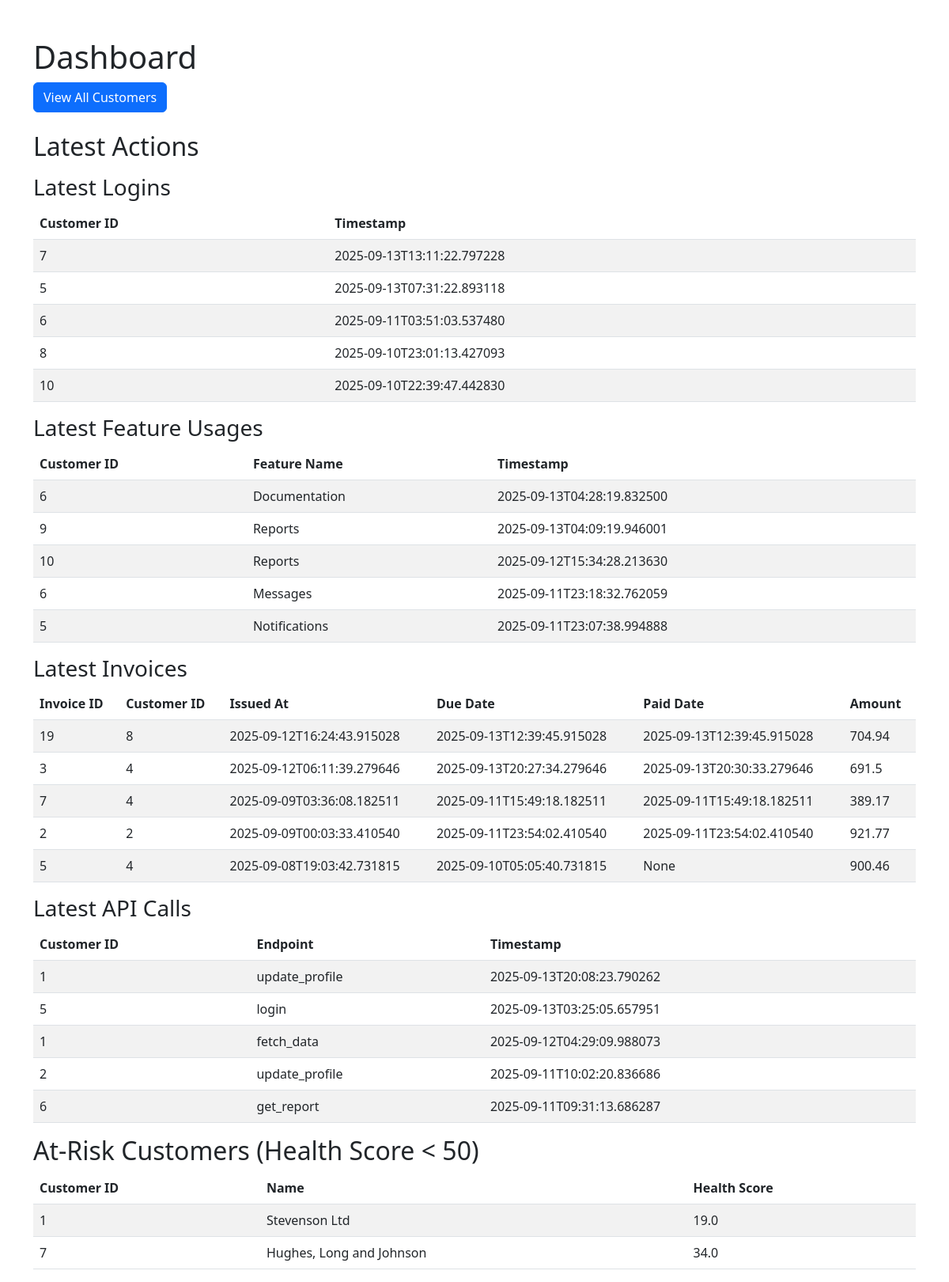
/dashboard, run on the app's committed database.
### app/models.py (models this page shows)
class FeatureUsage(db.Model):
    __tablename__ = "feature_usage"
    id = Column(Integer, primary_key=True)
    customer_id = Column(Integer, ForeignKey("customers.id"))
    feature_name = Column(String, nullable=False)
    timestamp = Column(DateTime, default=lambda: datetime.now(timezone.utc))
    customer = relationship("Customer", back_populates="features")
    def to_dict(self):
        return {
            "id": self.id,
            "customer_id": self.customer_id,
            "feature_name": self.feature_name,
            "timestamp": self.timestamp.isoformat()
        }

class Invoice(db.Model):
    __tablename__ = "invoices"
    id = Column(Integer, primary_key=True)
    customer_id = Column(Integer, ForeignKey("customers.id"))
    issued_at = Column(DateTime, default=lambda: datetime.now(timezone.utc))
    due_date = Column(DateTime, nullable=False)
    paid_date = Column(DateTime, nullable=True)
    amount = Column(Float, nullable=False)
    status = Column(String, default="unpaid")  # unpaid/paid
    customer = relationship("Customer", back_populates="invoices")
    def to_dict(self):
        return {
            "id": self.id,
            "customer_id": self.customer_id,
            "issued_at": self.issued_at.isoformat(),
            "due_date": self.due_date.isoformat(),
            "paid_date": self.paid_date.isoformat() if self.paid_date else None,
            "amount": self.amount,
            "status": self.status
        }

class ApiUsage(db.Model):
    __tablename__ = "api_usage"
    id = Column(Integer, primary_key=True)
    customer_id = Column(Integer, ForeignKey("customers.id"))
    timestamp = Column(DateTime, default=lambda: datetime.now(timezone.utc))
    api_endpoint = Column(String, nullable=False)
    customer = relationship("Customer", back_populates="api_usage")
    def to_dict(self):
        return {
            "id": self.id,
            "customer_id": self.customer_id,
            "timestamp": self.timestamp.isoformat(),
            "api_endpoint": self.api_endpoint
        }

class Customer(db.Model):
    __tablename__ = "customers"
    id = Column(Integer, primary_key=True)
    name = Column(String, nullable=False)
    segment = Column(String)
    logins = relationship("LoginEvent", back_populates="customer")
    features = relationship("FeatureUsage", back_populates="customer")
    tickets = relationship("SupportTicket", back_populates="customer")
    invoices = relationship("Invoice", back_populates="customer")
    api_usage = relationship("ApiUsage", back_populates="customer")
    def to_dict(self):
        return {
            "id": self.id,
            "name": self.name,
            "segment": self.segment
        }

### app/routes/dashboard.py (the view)
@dashboard_bp.route("/dashboard")
def dashboard():
    with current_app.db_manager.get_read_session() as session:
        latest = latest_actions()
        risky = risky_customers()
        return render_template(
            "dashboard.html",
            latest_actions=latest,
            risky_customers=risky
        )

### app/db_manager.py (called while the page is built)
    @contextmanager
    def get_read_session(self):
        read_session = choice(self.read_sessionsmakers)()
        try:
            yield read_session
        except:
            raise
        finally:
            read_session.close()

### app/models.py (called while the page is built)
    def to_dict(self):
        return {
            "id": self.id,
            "customer_id": self.customer_id,
            "timestamp": self.timestamp.isoformat()
        }

    def to_dict(self):
        return {
            "id": self.id,
            "customer_id": self.customer_id,
            "status": self.status,
            "created_at": self.created_at.isoformat(),
            "closed_at": self.closed_at.isoformat() if self.closed_at else None
        }

### app/routes/dashboard.py (called while the page is built)
def risky_customers():
    with current_app.db_manager.get_read_session() as session:
        customers = session.query(Customer).all()
        risky_threshold = 40  # Define threshold for risky customers
        risky_customers_list = []
        for c in customers:
            health = calculate_customer_health(session, c.id)
            if health and health.get("health_score", 0) < risky_threshold:
                risky_customers_list.append({
                    **c.to_dict(),
                    "health_score": health.get("health_score", 0)
                })
        return risky_customers_list

### app/templates/dashboard.html (shortened to what this page needs)
<!DOCTYPE html>
<html>
<head>
    <link rel="stylesheet" href="https://cdn.jsdelivr.net/npm/bootstrap@5.3.0/dist/css/bootstrap.min.css">
</head>
<body class="container mt-5">
    <h1>Dashboard</h1>
    <a href="{{ url_for('customers.get_all_customers') }}" class="btn btn-primary mb-4">View All Customers</a>
    <h2>Latest Actions</h2>
    <h3>Latest Logins</h3>
    <table class="table table-striped">
        <thead>
            <tr>
                <th>Customer ID</th>
                <th>Timestamp</th>
            </tr>
        </thead>
        <tbody>
            {% for login in latest_actions.logins %}
                <tr>
                    <td>{{ login.customer_id }}</td>
                    <td>{{ login.timestamp }}</td>
                </tr>
            {% endfor %}
        </tbody>
    </table>
    <h3>Latest Feature Usages</h3>
    <table class="table table-striped">
        <thead>
            <tr>
                <th>Customer ID</th>
                <th>Feature Name</th>
                <th>Timestamp</th>
            </tr>
        </thead>
        <tbody>
            {% for feature in latest_actions.feature_usages %}
                <tr>
                    <td>{{ feature.customer_id }}</td>
                    <td>{{ feature.feature_name }}</td>
                    <td>{{ feature.timestamp }}</td>
                </tr>
            {% endfor %}
        </tbody>
    </table>
    <h3>Latest Invoices</h3>
    <table class="table table-striped">
        <thead>
            <tr>
                <th>Invoice ID</th>
                <th>Customer ID</th>
                <th>Issued At</th>
                <th>Due Date</th>
                <th>Paid Date</th>
                <th>Amount</th>
            </tr>
        </thead>
        <tbody>
            {% for invoice in latest_actions.invoices %}
                <tr>
                    <td>{{ invoice.id }}</td>
                    <td>{{ invoice.customer_id }}</td>
                    <td>{{ invoice.issued_at }}</td>
                    <td>{{ invoice.due_date }}</td>
                    <td>{{ invoice.paid_date }}</td>
                    <td>{{ invoice.amount }}</td>
                </tr>
            {% endfor %}
        </tbody>
    </table>
    <h3>Latest API Calls</h3>
    <table class="table table-striped">
        <thead>
            <tr>
                <th>Customer ID</th>
                <th>Endpoint</th>
                <th>Timestamp</th>
            </tr>
        </thead>
        <tbody>
            {% for api in latest_actions.api_calls %}
                <tr>
                    <td>{{ api.customer_id }}</td>
                    <td>{{ api.api_endpoint }}</td>
                    <td>{{ api.timestamp }}</td>
                </tr>
            {% endfor %}
        </tbody>
    </table>
    <h2>At-Risk Customers (Health Score &lt; 50)</h2>
    <table class="table table-striped">
        <thead>
            <tr>
                <th>Customer ID</th>
                <th>Name</th>
                <th>Health Score</th>
            </tr>
        </thead>
        <tbody>
            {% for customer in risky_customers %}
                <tr>
                    <td>{{ customer.id }}</td>
                    <td>{{ customer.name }}</td>
                    <td>{{ customer.health_score }}</td>
                </tr>
            {% endfor %}
        </tbody>
    </table>
</body>
</html>

### data on the page
FeatureUsage: customer_id "6", feature_name "Documentation", timestamp "2025-09-13T04:28:19.832500"
FeatureUsage: customer_id "9", feature_name "Reports", timestamp "2025-09-13T04:09:19.946001"
FeatureUsage: customer_id "10", feature_name "Reports", timestamp "2025-09-12T15:34:28.213630"
FeatureUsage: customer_id "6", feature_name "Messages", timestamp "2025-09-11T23:18:32.762059"
FeatureUsage: customer_id "5", feature_name "Notifications", timestamp "2025-09-11T23:07:38.994888"
Invoice: id "19", customer_id "8", issued_at "2025-09-12T16:24:43.915028", due_date "2025-09-13T12:39:45.915028", paid_date "2025-09-13T12:39:45.915028", amount "704.94"
Invoice: id "3", customer_id "4", issued_at "2025-09-12T06:11:39.279646", due_date "2025-09-13T20:27:34.279646", paid_date "2025-09-13T20:30:33.279646", amount "691.5"
Invoice: id "7", customer_id "4", issued_at "2025-09-09T03:36:08.182511", due_date "2025-09-11T15:49:18.182511", paid_date "2025-09-11T15:49:18.182511", amount "389.17"
Invoice: id "2", customer_id "2", issued_at "2025-09-09T00:03:33.410540", due_date "2025-09-11T23:54:02.410540", paid_date "2025-09-11T23:54:02.410540", amount "921.77"
Invoice: id "5", customer_id "4", issued_at "2025-09-08T19:03:42.731815", due_date "2025-09-10T05:05:40.731815", paid_date "None", amount "900.46"
ApiUsage: customer_id "1", api_endpoint "update_profile", timestamp "2025-09-13T20:08:23.790262"
ApiUsage: customer_id "5", api_endpoint "login", timestamp "2025-09-13T03:25:05.657951"
ApiUsage: customer_id "1", api_endpoint "fetch_data", timestamp "2025-09-12T04:29:09.988073"
ApiUsage: customer_id "2", api_endpoint "update_profile", timestamp "2025-09-11T10:02:20.836686"
ApiUsage: customer_id "6", api_endpoint "get_report", timestamp "2025-09-11T09:31:13.686287"
Customer: id "1", name "Stevenson Ltd", health_score "19.0"
Customer: id "7", name "Hughes, Long and Johnson", health_score "34.0"

### other printed values
{{ login.customer_id }} "7" "5" "6" "8" "10"
{{ login.timestamp }} "2025-09-13T13:11:22.797228" "2025-09-13T07:31:22.893118" "2025-09-11T03:51:03.537480" "2025-09-10T23:01:13.427093" "2025-09-10T22:39:47.442830"
